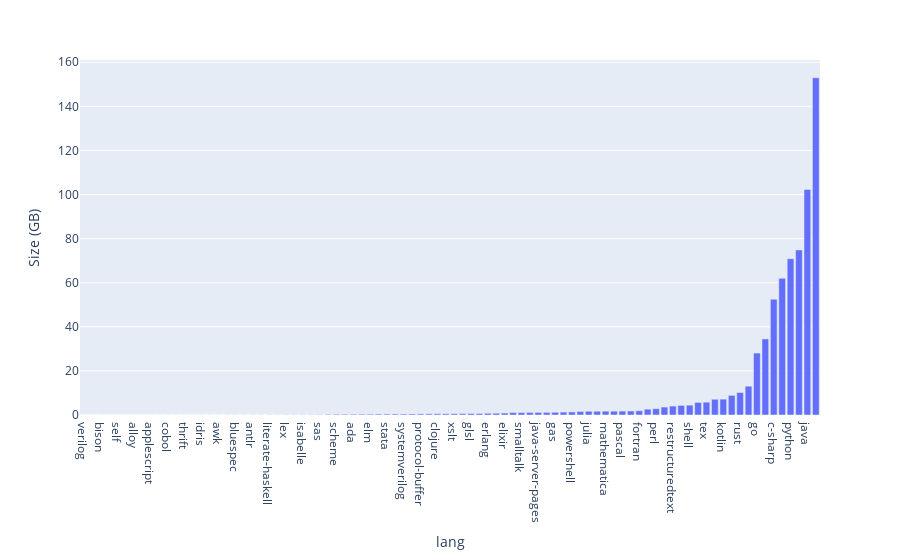

Notebook code cell kept with this figure:
### Code cell
import plotly.express as px
fig = px.bar(included_data.sort_values("size_after_gb"), x="lang", y="size_after_gb", labels={'size_after_gb': 'Size (GB)'})
fig.show()

### Figure 1 — Plotly figure (JSON) as saved in the notebook; plotly's stock layout.template omitted (floating-point values rounded to 4 significant figures)
{"data": [{"alignmentgroup": "True", "hovertemplate": "lang=%{x}<br>Size (GB)=%{y}<extra></extra>", "legendgroup": "", "marker": {"color": "#636efa"}, "name": "", "offsetgroup": "", "orientation": "v", "showlegend": false, "textposition": "auto", "type": "bar", "x": ["verilog", "augeas", "bison", "d", "self", "literate-agda", "alloy", "literate-coffeescript", "applescript", "prolog", "cobol", "maple", "thrift", "stan", "idris", "tcsh", "awk", "racket", "bluespec", "matlab", "antlr", "sparql", "literate-haskell", "rmarkdown", "lex", "agda", "isabelle", "lean", "sas", "processing", "scheme", "r", "ada", "viml", "elm", "batchfile", "stata", "tcl", "systemverilog", "emacs-lisp", "protocol-buffer", "standard-ml", "clojure", "cmake", "xslt", "cuda", "glsl", "dockerfile", "erlang", "coffeescript", "elixir", "groovy", "smalltalk", "vhdl", "java-server-pages", "ocaml", "gas", "solidity", "powershell", "visual-basic", "julia", "assembly", "mathematica", "common-lisp", "pascal", "makefile", "fortran", "haskell", "perl", "lua", "restructuredtext", "dart", "shell", "scala", "tex", "swift", "kotlin", "ruby", "rust", "sql", "go", "typescript", "c-sharp", "c", "python", "php", "java", "javascript"], "xaxis": "x", "y": [0, 0, 0, 0, 0, 0.01, 0.01, 0.01, 0.01, 0.01, 0.02, 0.02, 0.02, 0.02, 0.03, 0.03, 0.03, 0.04, 0.04, 0.04, 0.05, 0.05, 0.06, 0.06, 0.09, 0.09, 0.09, 0.11, 0.14, 0.26, 0.32, 0.32, 0.32, 0.36, 0.37, 0.42, 0.42, 0.43, 0.44, 0.46, 0.49, 0.54, 0.56, 0.56, 0.59, 0.62, 0.67, 0.68, 0.78, 0.81, 0.88, 1.1, 1.12, 1.15, 1.17, 1.19, 1.23, 1.32, 1.4, 1.59, 1.69, 1.71, 1.73, 1.74, 1.77, 1.8, 1.93, 2.63, 2.84, 3.6, 4.06, 4.36, 4.47, 5.71, 5.82, 7.13, 7.19, 8.9, 10.2, 13.06, 28.09, 34.5, 52.5, 61.99, 70.87, 74.87, 102.3, 152.9], "yaxis": "y"}], "layout": {"barmode": "relative", "legend": {"tracegroupgap": 0}, "margin": {"t": 60}, "xaxis": {"anchor": "y", "domain": [0, 1], "title": {"text": "lang"}}, "yaxis": {"anchor": "x", "domain": [0, 1], "title": {"text": "Size (GB)"}}}}
